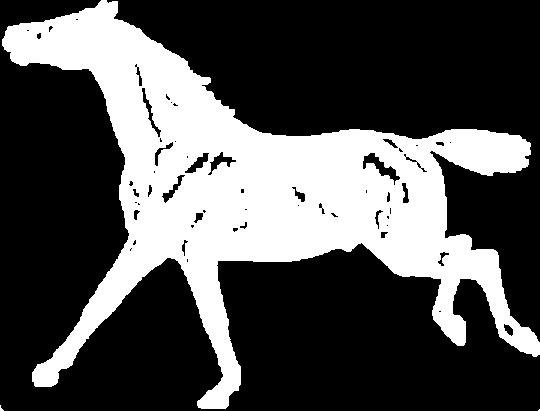
#> input picture hw3/images/binary/9.bmp, 540 x 411 px
$ python 9.py
#> lines starting #> are read from the running program, lines starting #| are printed output that depends on the picture; after the words box and inside, x2 and y2 are one past the last pixel; in counts of white or black regions, pixels touching at a corner belong together
import cv2
import os

export_dir = '../../results/binary'
if not os.path.isdir(export_dir):
    os.makedirs(export_dir)
img = cv2.imread("../../images/binary/9.bmp")
#> img is the input picture: shape (411, 540, 3); 31.8% white; 3 white regions (2 under 20 px), largest, box (x1, y1, x2, y2) and area: (2, 0, 540, 409) 70641

# 定义圆形结构元
kernel = cv2.getStructuringElement(cv2.MORPH_ELLIPSE, (10, 10))

close_img = cv2.morphologyEx(img, cv2.MORPH_CLOSE, kernel)
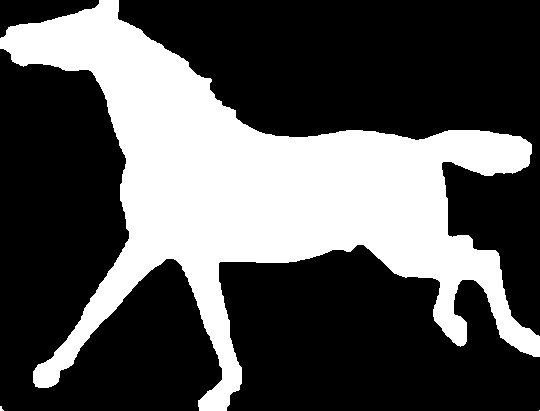
#> close_img: shape (411, 540, 3); 33% white; 3 white regions (2 under 20 px), largest, box (x1, y1, x2, y2) and area: (0, 0, 540, 411) 73192

cv2.imshow("result", close_img)
cv2.waitKey()

cv2.imwrite(os.path.join(export_dir, "9.png"), img)
cv2.imwrite(os.path.join(export_dir, "9_result.png"), close_img)

$ run again, with hw3/images/binary/1.bmp copied over hw3/images/binary/9.bmp
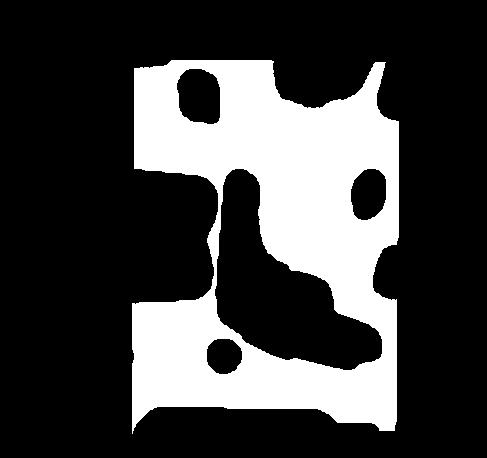
#> input picture hw3/images/binary/1.bmp, 487 x 458 px
#> img is the input picture: shape (458, 487, 3); 25.8% white; 1 white region, box (x1, y1, x2, y2) and area: (132, 60, 399, 434) 57510
#> `close_img = cv2.morphologyEx(img, cv2.MORPH_CLOSE, kernel)`:
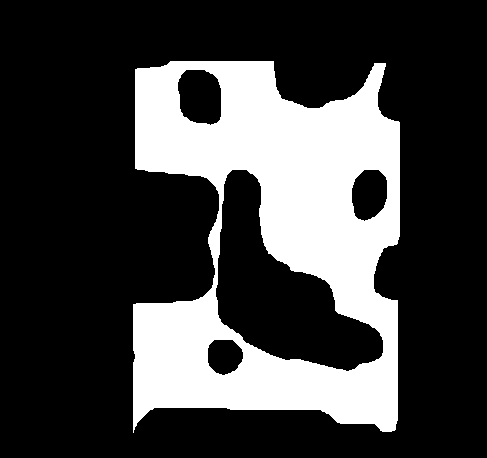
#> close_img: shape (458, 487, 3); 25.8% white; 1 white region, box (x1, y1, x2, y2) and area: (133, 61, 400, 433) 57631

$ run again, with hw3/images/binary/3.bmp copied over hw3/images/binary/9.bmp
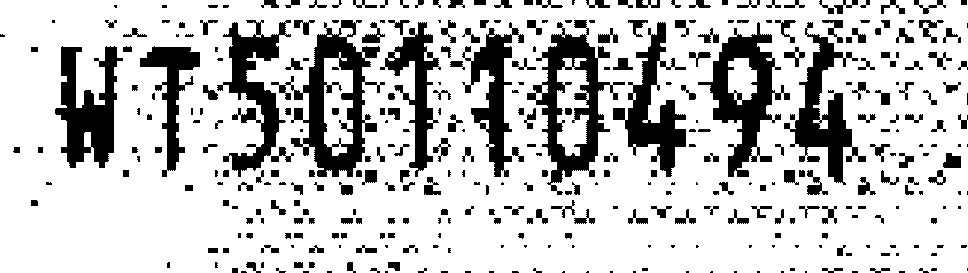
#> input picture hw3/images/binary/3.bmp, 968 x 273 px
#> img is the input picture: shape (273, 968, 3); 77.5% white; 382 black regions (141 under 20 px), largest, box (x1, y1, x2, y2) and area: (271, 20, 385, 177) 5887, (527, 20, 625, 195) 5457, (698, 22, 790, 177) 5003
#> `close_img = cv2.morphologyEx(img, cv2.MORPH_CLOSE, kernel)`:
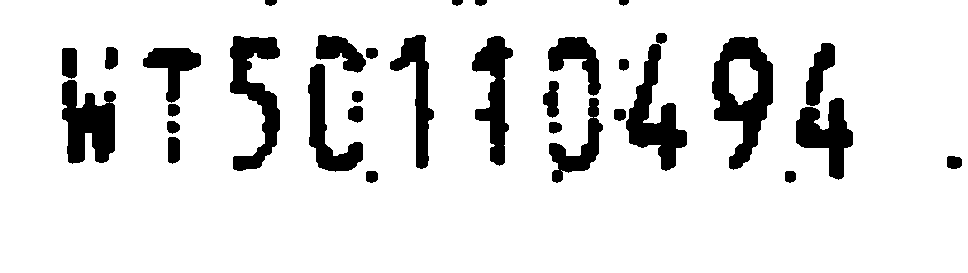
#> close_img: shape (273, 968, 3); 87.7% white; 33 black regions, largest, box (x1, y1, x2, y2) and area: (712, 37, 773, 170) 4043, (230, 36, 280, 171) 3211, (626, 44, 687, 171) 3120

$ run again, with hw3/images/binary/4.bmp copied over hw3/images/binary/9.bmp
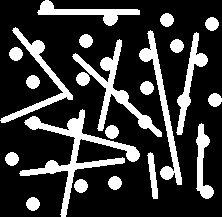
#> input picture hw3/images/binary/4.bmp, 222 x 217 px
#> img is the input picture: shape (217, 222, 3); 22.2% white; 22 white regions, largest, box (x1, y1, x2, y2) and area: (19, 109, 140, 217) 2271, (72, 39, 162, 137) 1502, (139, 30, 182, 185) 1227
#> `close_img = cv2.morphologyEx(img, cv2.MORPH_CLOSE, kernel)`:
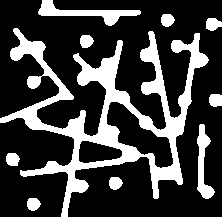
#> close_img: shape (217, 222, 3); 24.9% white; 10 white regions, largest, box (x1, y1, x2, y2) and area: (0, 28, 209, 217) 9496, (38, 0, 141, 26) 864, (197, 124, 215, 199) 611
